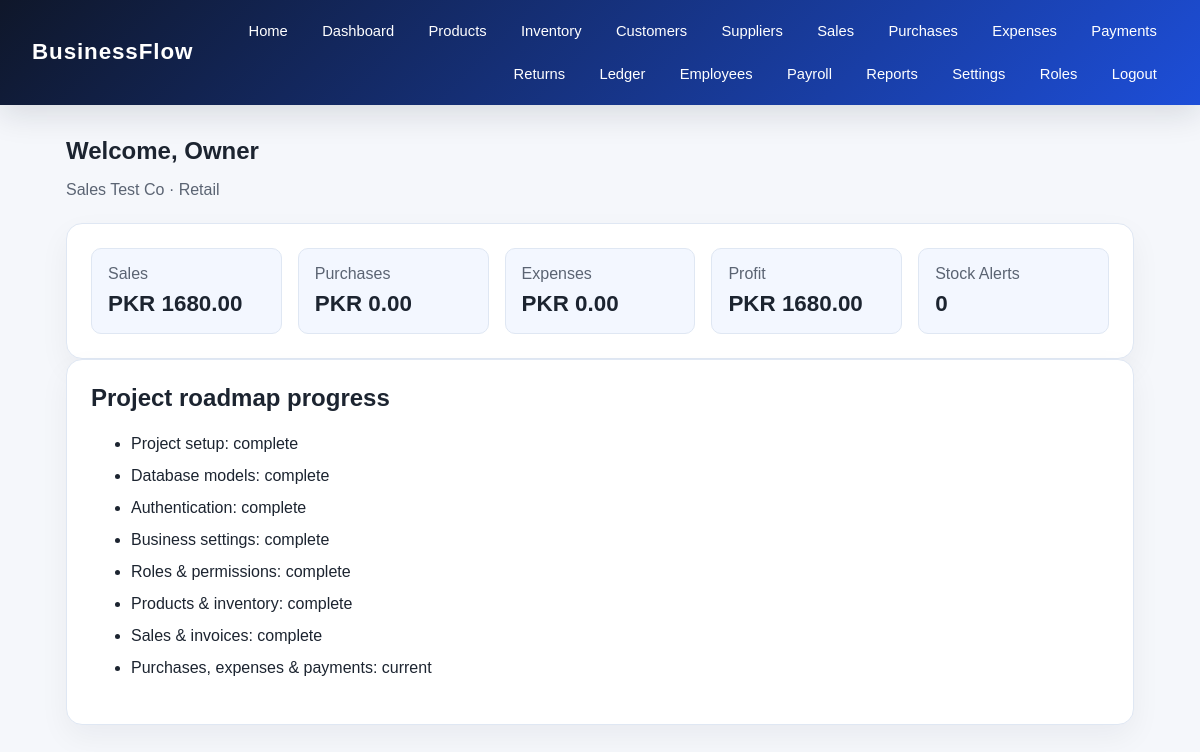
The app's page /dashboard (signed in) with its own data.
### app/models/entities.py (models this page shows, shortened)
class User(UserMixin, db.Model):
    __tablename__ = "users"
    id = db.Column(db.Integer, primary_key=True)
    business_id = db.Column(db.Integer, db.ForeignKey("businesses.id"), nullable=False)
    role_id = db.Column(db.Integer, db.ForeignKey("roles.id"), nullable=True)
    name = db.Column(db.String(120), nullable=False)
    email = db.Column(db.String(120), nullable=False, unique=True)
    password_hash = db.Column(db.String(255), nullable=False)
    status = db.Column(db.String(20), default="active")
    created_at = db.Column(db.DateTime, default=datetime.utcnow)
    business = db.relationship("Business", back_populates="users")
    role = db.relationship("Role", back_populates="users")

class Business(db.Model):
    __tablename__ = "businesses"
    id = db.Column(db.Integer, primary_key=True)
    name = db.Column(db.String(150), nullable=False)
    business_type = db.Column(db.String(100), nullable=False, default="General")
    phone = db.Column(db.String(50))
    email = db.Column(db.String(120))
    address = db.Column(db.String(255))
    currency = db.Column(db.String(20), default="PKR")
    tax_rate = db.Column(db.Float, default=0.0)
    created_at = db.Column(db.DateTime, default=datetime.utcnow)
    users = db.relationship("User", back_populates="business", cascade="all, delete-orphan")
    products = db.relationship("Product", back_populates="business", cascade="all, delete-orphan")
    customers = db.relationship("Customer", back_populates="business", cascade="all, delete-orphan")
    suppliers = db.relationship("Supplier", back_populates="business", cascade="all, delete-orphan")
    sales = db.relationship("Sale", back_populates="business", cascade="all, delete-orphan")
    purchases = db.relationship("Purchase", back_populates="business", cascade="all, delete-orphan")
    expenses = db.relationship("Expense", back_populates="business", cascade="all, delete-orphan")
    ledger_entries = db.relationship("LedgerEntry", backref="business", cascade="all, delete-orphan")
    employees = db.relationship("Employee", back_populates="business", cascade="all, delete-orphan")
    settings = db.relationship("Setting", back_populates="business", cascade="all, delete-orphan")

### app/routes/main.py (the view)
@main_bp.route("/dashboard")
@login_required
def dashboard():
    business = current_user.business
    metrics = get_business_totals(business)
    return render_template(
        "dashboard.html",
        business=business,
        sales_total=metrics["sales_total"],
        purchases_total=metrics["purchases_total"],
        expenses_total=metrics["expenses_total"],
        profit=metrics["profit"],
        stock_alerts=metrics["stock_alerts"],
    )

### app/__init__.py (called while the page is built)
@login_manager.user_loader
def load_user(user_id):
    from app.models import User
    return User.query.get(int(user_id))

### app/templates/dashboard.html (shortened to what this page needs)
{% extends 'base.html' %}
{% block content %}
<section class="page-shell">
  <div class="page-header">
    <h1>Welcome, {{ current_user.name }}</h1>
    <p>{{ business.name }} · {{ business.business_type }}</p>
  </div>
  <div class="card dashboard-grid">
    <div class="metric">
      <span>Sales</span>
      <strong>{{ business.currency }} {{ '%.2f'|format(sales_total) }}</strong>
    </div>
    <div class="metric">
      <span>Purchases</span>
      <strong>{{ business.currency }} {{ '%.2f'|format(purchases_total) }}</strong>
    </div>
    <div class="metric">
      <span>Expenses</span>
      <strong>{{ business.currency }} {{ '%.2f'|format(expenses_total) }}</strong>
    </div>
    <div class="metric">
      <span>Profit</span>
      <strong>{{ business.currency }} {{ '%.2f'|format(profit) }}</strong>
    </div>
    <div class="metric">
      <span>Stock Alerts</span>
      <strong>{{ stock_alerts }}</strong>
    </div>
  </div>
  <div class="card">
    <h2>Project roadmap progress</h2>
    <ul class="roadmap-list">
      <li>Project setup: complete</li>
      <li>Database models: complete</li>
      <li>Authentication: complete</li>
      <li>Business settings: complete</li>
      <li>Roles & permissions: complete</li>
      <li>Products & inventory: complete</li>
      <li>Sales & invoices: complete</li>
      <li>Purchases, expenses & payments: current</li>
    </ul>
  </div>
</section>
{% endblock %}

### app/static/css/style.css (style rules this page uses)
:root { --primary: #1f6feb; --primary-dark: #164db4; --secondary: #f3f7ff; --text: #1c2430; --muted: #5b6473; --border: #dfe7f3; --success: #2a9d63; --warning: #d97706; --danger: #c5392e; }
* { box-sizing: border-box; }
body { margin: 0; font-family: Arial, sans-serif; background: #f5f7fb; color: var(--text); }
.card { background: white; border: 1px solid var(--border); border-radius: 16px; box-shadow: 0 12px 30px rgba(15, 23, 42, 0.05); padding: 1.5rem; }
.card h2 { margin-top: 0; margin-bottom: 1rem; }
.page-shell { max-width: 1100px; margin: 2rem auto; padding: 0 1rem; }
.dashboard-grid { display: grid; grid-template-columns: repeat(auto-fit, minmax(180px, 1fr)); gap: 1rem; }
.metric { background: var(--secondary); border-radius: 10px; padding: 1rem; border: 1px solid var(--border); }
.metric span { display: block; color: var(--muted); margin-bottom: 0.5rem; }
.metric strong { font-size: 1.4rem; }
.roadmap-list { line-height: 2; }
.page-header { margin-bottom: 1.5rem; }
.page-header h1 { margin-bottom: 0.25rem; }
.page-header p { color: var(--muted); }

### records on screen
User: name "Owner"
Business: name "Sales Test Co", business_type "Retail", currency "PKR"

### other values on screen
{{ '%.2f'|format(sales_total) }} "1680.00"
{{ '%.2f'|format(purchases_total) }} "0.00"
{{ '%.2f'|format(expenses_total) }} "0.00"
{{ '%.2f'|format(profit) }} "1680.00"
{{ stock_alerts }} "0"
